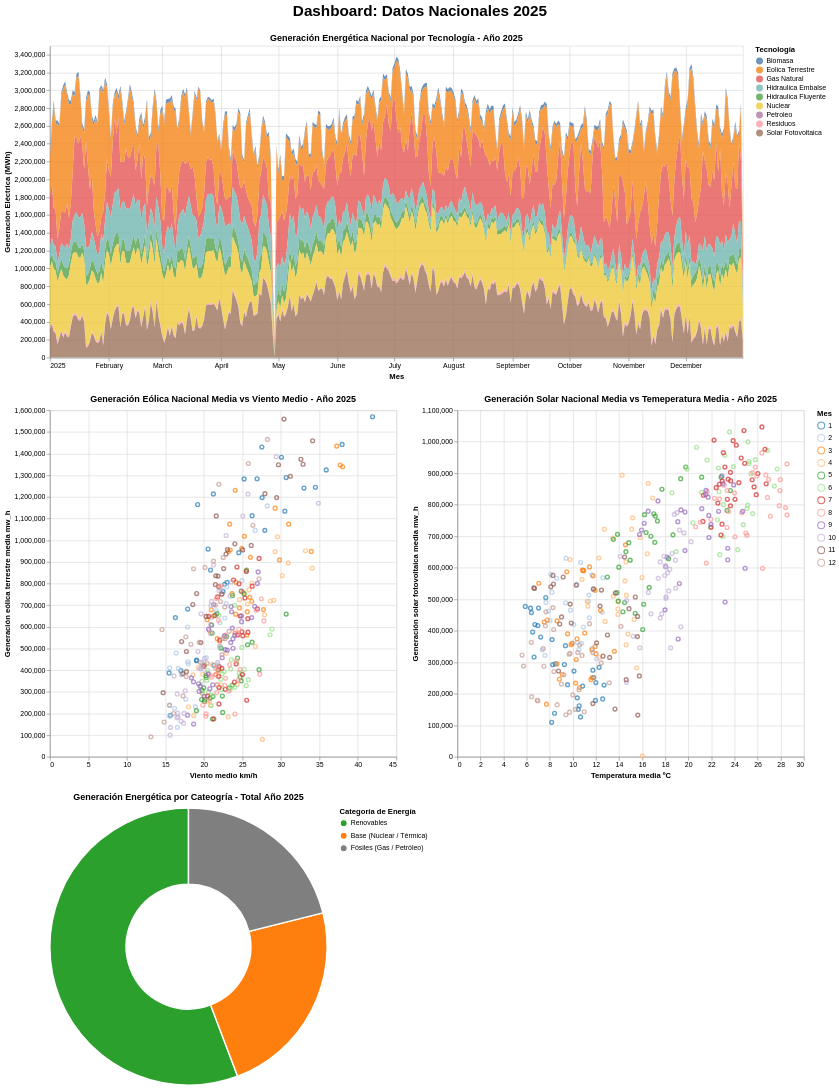

The notebook cell saved with this chart:
### Markdown cell above
## Fase 5: Dashboard de Datos

### Code cell
# =========================================================
# DASHBOARD FINAL (2025)
# =========================================================

alt.data_transformers.disable_max_rows()

dashboard_final = (
    energy_mix
    & (wind_aerogenerator_energy | temp_solar_energy)
    & donut
).resolve_scale(
    color="independent"
)

dashboard_final = dashboard_final.properties(
    title=alt.TitleParams(
        text="Dashboard: Datos Energéticos Nacionales (2025)",
        fontSize=22,
        anchor="middle",
        offset=20
    )
)

dashboard_final

### Figure 1 — Vega-Lite specification as saved in the notebook (floating-point values rounded to 4 significant figures; data arrays with more than 128 entries replaced by an {"elided": "..."} marker saying what was removed)
{"config": {"view": {"continuousWidth": 300, "continuousHeight": 300}}, "vconcat": [{"data": {"name": "data-72c19acf6f22dbd0bcb00299dc17928a"}, "mark": {"type": "area", "opacity": 0.8}, "encoding": {"color": {"field": "Tecnologia", "title": "Tecnología", "type": "nominal"}, "tooltip": [{"field": "fecha", "type": "temporal"}, {"field": "Tecnologia", "type": "nominal"}, {"field": "MWh", "type": "quantitative"}], "x": {"field": "fecha", "title": "Mes", "type": "temporal"}, "y": {"field": "MWh", "stack": "zero", "title": "Generación Eléctrica (MWh)", "type": "quantitative"}}, "height": 450, "name": "view_8", "title": "Generación Energética Nacional por Tecnología - Año 2025", "width": 1000}, {"hconcat": [{"data": {"name": "data-5c008ffbc039312bd8ea59b9affe8af8"}, "mark": {"type": "point"}, "encoding": {"color": {"field": "mes", "scale": {"scheme": "category20"}, "title": "Mes", "type": "ordinal"}, "tooltip": [{"field": "fecha", "title": "Fecha", "type": "temporal"}, {"field": "Viento_media_km/h", "title": "Viento Promedio (km/h)", "type": "quantitative"}, {"field": "eolica_terrestre_mwh", "title": "Generación eólica (MWh)", "type": "quantitative"}], "x": {"field": "Viento_media_km/h", "title": "Viento medio km/h", "type": "quantitative"}, "y": {"field": "eolica_terrestre_mwh", "title": "Generación eólica terrestre media mw_h", "type": "quantitative"}}, "height": 500, "title": "Generación Eólica Nacional Media vs Viento Medio - Año 2025", "width": 500}, {"data": {"name": "data-197099e57325b9f0a6de885c7d56ebe1"}, "mark": {"type": "point"}, "encoding": {"color": {"field": "mes", "scale": {"scheme": "category20"}, "title": "Mes", "type": "ordinal"}, "tooltip": [{"field": "fecha", "title": "Fecha", "type": "temporal"}, {"field": "Temperatura_media__ºC_", "title": "Temperatura media ºC", "type": "quantitative"}, {"field": "solar_fotovoltaica_mwh", "title": "Generación solar (MWh)", "type": "quantitative"}], "x": {"field": "Temperatura_media__ºC_", "title": "Temperatura media ºC", "type": "quantitative"}, "y": {"field": "solar_fotovoltaica_mwh", "title": "Generación solar fotovoltaica media mw_h", "type": "quantitative"}}, "height": 500, "title": "Generación Solar Nacional Media vs Temeperatura Media - Año 2025", "width": 500}]}, {"data": {"name": "data-beb060127c9cbafe11480f9d6b851224"}, "mark": {"type": "arc", "innerRadius": 90, "stroke": "#ffffff", "strokeWidth": 2}, "encoding": {"color": {"field": "Categoria", "scale": {"domain": ["Renovables", "Base (Nuclear / Térmica)", "Fósiles (Gas / Petróleo)"], "range": ["#2ca02c", "#ff7f0e", "#7f7f7f"]}, "title": "Categoría de Energía", "type": "nominal"}, "theta": {"field": "MWh", "type": "quantitative"}, "tooltip": [{"field": "Categoria", "title": "Categoría", "type": "nominal"}, {"field": "MWh", "title": "Producción Total (MWh)", "type": "quantitative"}, {"field": "Porcentaje", "title": "Cuota del Mix (%)", "type": "quantitative"}]}, "height": 400, "title": "Generación Energética por Cateogría - Total Año 2025", "width": 400}], "params": [{"name": "param_2", "select": {"type": "interval", "encodings": ["x"]}, "bind": "scales", "views": ["view_8"]}], "resolve": {"scale": {"color": "independent"}}, "title": {"text": "Dashboard: Datos Nacionales 2025", "anchor": "middle", "fontSize": 22, "offset": 20}, "$schema": "https://vega.github.io/schema/vega-lite/v5.15.1.json", "datasets": {"data-72c19acf6f22dbd0bcb00299dc17928a": {"elided": "3285 records"}, "data-5c008ffbc039312bd8ea59b9affe8af8": {"elided": "365 records"}, "data-197099e57325b9f0a6de885c7d56ebe1": {"elided": "365 records"}, "data-beb060127c9cbafe11480f9d6b851224": [{"Categoria": "Renovables", "MWh": 433200000000.0, "per_cent": 55.77}, {"Categoria": "Base (Nuclear / Térmica)", "MWh": 179900000000.0, "per_cent": 23.15}, {"Categoria": "Fósiles (Gas / Petróleo)", "MWh": 163800000000.0, "per_cent": 21.08}]}}
